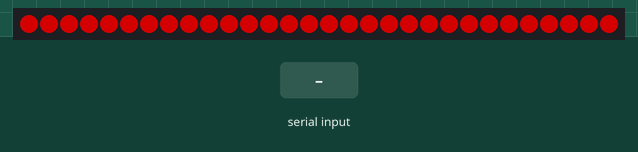
Simulated run of this sketch. Board: Arduino Uno, built with avr-gcc and run on an emulated ATmega328P. On the bench: 30 RGB LEDs in strip order, left to right. The inputs (shaded band) are chosen by the test bench. Dim RGB values are drawn brighter than linear.

Above: at 1.2 s.
1.3 s: "90,45,200\n" received over Serial
At 2.5 s:
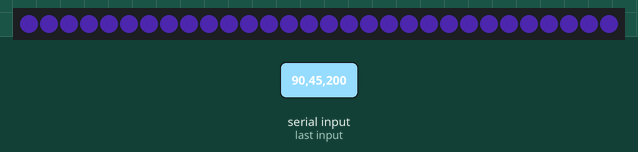
2.8 s: "90,45\n" received over Serial
4.3 s: "30,150\n" received over Serial
At 8.55 s:
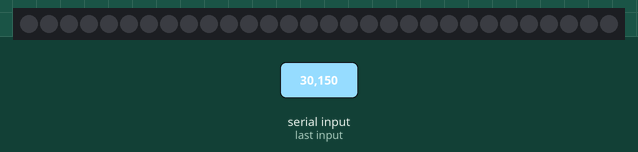
Timing chart, 0 to 10.1 s (numbered marks = the images above; inputs shaded):
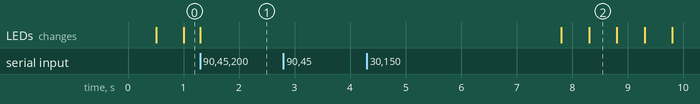

The sketch:

R35050_ESP32C3.ino
```cpp
// ============================================================
// CPU LED 灯带控制固件 —— ESP32-C3 版 (Arduino + WS2812B 5050)
// 使用 Adafruit NeoPixel 库（在 ESP32-C3 上比 FastLED 更稳定）
// ------------------------------------------------------------
// 功能与 UNO 版一致：
//   串口接收 "R,G,B\n" 颜色指令，整条灯带点亮为该颜色；
//   收到 "?\n"/"PING\n" 回复 "OK\n"，供上位机自动识别端口；
//   断连后 50% 亮度慢闪红色，收到数据即恢复。
// 协议：ASCII 文本行，格式 "R,G,B\n"，R/G/B 取值 0~255。
// 依赖库：Adafruit NeoPixel（工具 → 管理库 → 搜索 "Adafruit NeoPixel"）
// ============================================================

#include <Adafruit_NeoPixel.h>

// ---------- 用户配置 ----------
#define NUM_LEDS     30        // 灯带 LED 数量
#define DATA_PIN     5         // 数据线 DIN 所接 GPIO（避开 8/9 启动脚，可改 2/3/4/6/7/10/18/19/20/21）
#define BRIGHTNESS   64        // 正常亮度 0-255，64 = 25%
// -----------------------------

// 断连告警参数
#define NO_DATA_TIMEOUT   3000   // 超过该毫秒数未收到数据则视为断开
#define ALERT_BRIGHTNESS  128    // 告警亮度（50% = 128/255）
#define BLINK_INTERVAL    500    // 红闪半周期(ms)，完整闪烁约 1s

// ESP32-C3 的 GPIO 为 3.3V 逻辑电平。为可靠驱动 WS2812B，建议在 DIN 与 GPIO
// 之间加 3.3V→5V 电平转换（如 74AHCT125 / SN74HCT245N）；短灯带通常也能直连。
// 供电：WS2812B 的 VDD 接 5V，GND 必须与 ESP32-C3 共地。

Adafruit_NeoPixel strip(NUM_LEDS, DATA_PIN, NEO_GRB + NEO_KHZ800);

unsigned long lastDataMs  = 0;
unsigned long lastBlinkMs = 0;
bool disconnected = true;   // 上电默认视为未连接，进入慢闪红
bool blinkOn      = false;

void setup() {
  strip.begin();
  strip.setBrightness(BRIGHTNESS);
  strip.clear();
  strip.show();

  Serial.begin(115200);

  // 上电先以告警红色点亮，再进入慢闪
  strip.setBrightness(ALERT_BRIGHTNESS);
  strip.fill(strip.Color(255, 0, 0), 0, NUM_LEDS);
  strip.show();
  blinkOn     = true;
  lastBlinkMs = millis();
}

// 正常颜色显示（恢复常亮亮度）
void showColor(uint8_t r, uint8_t g, uint8_t b) {
  strip.setBrightness(BRIGHTNESS);
  strip.fill(strip.Color(r, g, b), 0, NUM_LEDS);
  strip.show();
}

// 断连告警：50% 亮度慢闪红色
void updateAlert() {
  unsigned long now = millis();
  if (now - lastBlinkMs >= BLINK_INTERVAL) {
    lastBlinkMs = now;
    blinkOn = !blinkOn;
    strip.setBrightness(blinkOn ? ALERT_BRIGHTNESS : 0);
    strip.fill(strip.Color(255, 0, 0), 0, NUM_LEDS);
    strip.show();
  }
}

void loop() {
  static char buf[32];
  static uint8_t idx = 0;

  // 逐字符读取一行，遇到换行符后解析
  while (Serial.available()) {
    char c = (char)Serial.read();
    if (c == '\n') {
      buf[idx] = '\0';
      idx = 0;
      handleLine(buf);
      lastDataMs = millis();
      disconnected = false;   // 收到有效数据即恢复连接
    } else if (c == '\r') {
      // 忽略回车
    } else if (idx < sizeof(buf) - 1) {
      buf[idx++] = c;
    }
  }

  // 断连检测：超过阈值无数据则进入慢闪红告警
  if (!disconnected && (millis() - lastDataMs > NO_DATA_TIMEOUT)) {
    disconnected = true;
    blinkOn = false;
    lastBlinkMs = millis();
  }

  if (disconnected) {
    updateAlert();
  }
}

void handleLine(char* line) {
  // 握手：回复 OK，供上位机识别
  if (strcmp(line, "?") == 0 || strcmp(line, "PING") == 0) {
    Serial.println("OK");
    return;
  }

  // 颜色指令：R,G,B
  int r = 0, g = 0, b = 0;
  if (sscanf(line, "%d,%d,%d", &r, &g, &b) == 3) {
    r = constrain(r, 0, 255);
    g = constrain(g, 0, 255);
    b = constrain(b, 0, 255);
    showColor(r, g, b);
  }
}
```

Measured:
- after the input at 1.3 s, the LEDs: change at once (image 1)
- after the input at 2.8 s, every drawn part: stays the same
- what the display in image 2 shows lasts 0.5 s, from 8.3 s to 8.8 s
